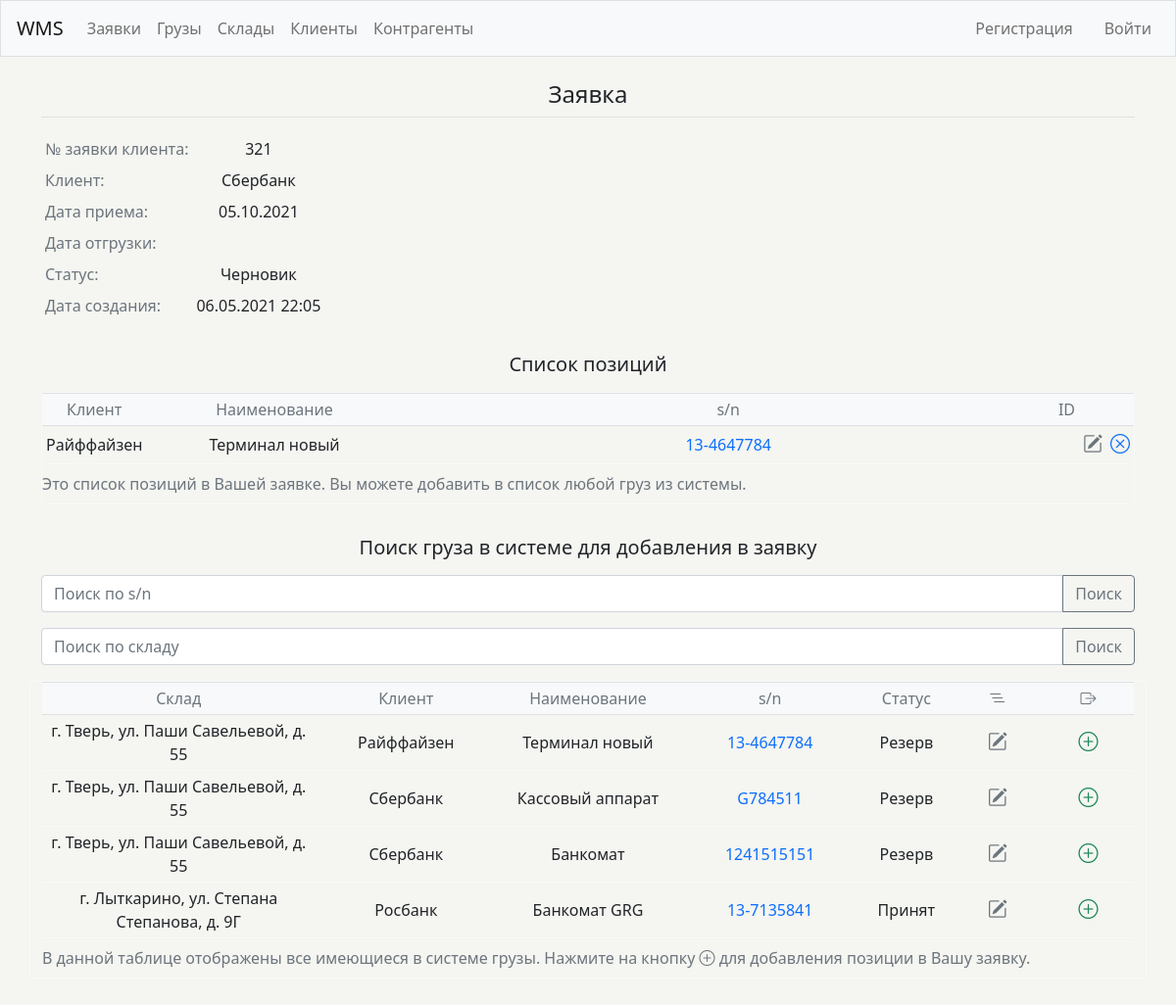
/order/13/, run on the app's committed database.
### wms/models.py (models this page shows, shortened)
class Order(models.Model):
    logistic_order = models.CharField(max_length=200)
    client = models.ForeignKey(Client, on_delete=models.SET_NULL, blank=True, null=True)
    customer = models.ForeignKey(Customer, on_delete=models.SET_NULL, blank=True, null=True)
    storage = models.ForeignKey(Storage, on_delete=models.SET_NULL, null=True)
    status = models.CharField(
        max_length=10,
        choices=OrderStatus.choices,
        default=OrderStatus.draft,
    )
    date_in = models.DateField('Дата приема', blank=True, null=True)
    date_out = models.DateField('Дата отгрузки', blank=True, null=True)
    driver = models.CharField(max_length=200, blank=True, null=True)
    driver_car = models.CharField(max_length=200, blank=True, null=True)
    storage_order = models.CharField(max_length=200, blank=True, null=True)
    date_created = models.DateTimeField('date published', auto_now_add=True)

class Client(models.Model):
    name = models.CharField(max_length=200)
    pub_date = models.DateTimeField('date published', auto_now_add=True)
    def __str__(self):
        return self.name

class OrderItem(models.Model):
    atm = models.ForeignKey(Atm, on_delete=models.SET_NULL, null=True)
    order = models.ForeignKey(Order, on_delete=models.SET_NULL, null=True)
    date_added = models.DateTimeField(auto_now_add=True)

class Atm(models.Model):
    status = models.CharField(
        max_length=10,
        choices=Status.choices,
        default=Status.in_reserve,
    )
    client = models.ForeignKey(Client, on_delete=models.SET_NULL, null=True)
    storage = models.ForeignKey(Storage, on_delete=models.SET_NULL, null=True)
    name = models.CharField(max_length=200)
    serial_num = models.CharField(max_length=200)
    atm_id = models.CharField(max_length=200, blank=True, null=True)
    size = models.CharField(
        max_length=10,
        choices=Size.choices,
        default=Size.EUR,
    )
    commentary = models.CharField(max_length=200, blank=True, null=True)

class Storage(models.Model):
    contractor = models.ForeignKey(Contractor, on_delete=models.SET_NULL, null=True)
    address = models.CharField(max_length=200)
    rate_pallet = models.DecimalField(max_digits=9999, decimal_places=2, null=True)
    rate_oversize_pallet = models.DecimalField(max_digits=9999, decimal_places=2, null=True)
    rate_volume = models.DecimalField(max_digits=9999, decimal_places=2, null=True)
    rate_in = models.DecimalField(max_digits=9999, decimal_places=2, null=True)
    rate_out = models.DecimalField(max_digits=9999, decimal_places=2, null=True)
    rate_oversize_in = models.DecimalField(max_digits=9999, decimal_places=2, null=True)
    rate_oversize_out = models.DecimalField(max_digits=9999, decimal_places=2, null=True)
    def __str__(self):
        return self.address

### wms/views.py (the view)
# urls.py: path('order/<int:order_id>/', views.order, name='order'),
def order(request, order_id):
    order = Order.objects.get(id=order_id)
    atms = Atm.objects.all().order_by('storage')
    items = OrderItem.objects.filter(order=order)
    myFilter = AtmFilter(request.GET, queryset=atms)
    atms = myFilter.qs
    atms_paginator = Paginator(atms, 5)
    atms_page_number = request.GET.get('page')
    atms_page_obj = atms_paginator.get_page(atms_page_number)
    context = {'order_id': order_id, 'order': order,
        'orders': orders, 'items': items, 'atms': atms,
        'myFilter': myFilter, 'atms_page_obj': atms_page_obj}
    return render(request, 'wms/order.html', context)

### wms/templates/wms/order.html (shortened to what this page needs)
{% extends "wms/base.html" %}
{% block page_header %}
  <h4 class="text-center fw-normal">Заявка</h4>
{% endblock page_header %}
{% block content %}
  <div class="row">
    <div class="col mt-2">
      <table class="table table-sm table-hover table-responsive table-borderless w-100 d-block">
        <tbody class="text-center fw-normal">
          <tr>
            <td class="text-left text-muted">№ заявки клиента:</td>
            <td>{{ order.logistic_order }}</td>
          </tr>
          <tr>
            <td class="text-left text-muted">Клиент:</td>
            <td>{{ order.client }}</td>
          </tr>
          <tr>
            <td class="text-left text-muted">Дата приема:</td>
            <td>{{ order.date_in|date:'d.m.Y' }}</td>
          </tr>
          <tr>
            <td class="text-left text-muted">Дата отгрузки:</td>
            <td>{{ order.date_out|date:'d.m.Y' }}</td>
          </tr>
          <tr>
            <td class="text-left text-muted">Статус:</td>
            <td>{{ order.status }}</td>
          </tr>
          <tr>
            <td class="text-left text-muted">Дата создания:</td>
            <td>{{ order.date_created|date:'d.m.Y H:m' }}</td>
          </tr>
        </tbody>
      </table>
    </div>
  </div>
    <div class="row">
      <div class="col">
        <table class="table table-sm table-hover table-responsive table-borderless w-100 d-block table-bordered border-light caption">
          <h5 class="text-center fw-normal mt-3 mb-3">Список позиций</h5>
          <caption class="fw-light">Это список позиций в Вашей заявке. Вы можете добавить в список любой груз из системы.</caption>
          <thead class="table-light text-center">
            <tr>
              <th class="col-1 align-middle fw-normal text-muted">Клиент</th>
              <th class="col-3 align-middle fw-normal text-muted">Наименование</th>
              <th class="col align-middle fw-normal text-muted">s/n</th>
              <th class="col-1 align-middle fw-normal text-muted">ID</th>
              <th class="col-1 align-middle fw-normal"></th>
              <th class="col-1 align-middle fw-normal"></th>
            </tr>
          </thead>
          <tbody>
            {% for item in items %}
              <tr class="text-center">
                <td class="col-1 align-middle text-center">{{ item.atm.client }}</td>
                <td class="col-3 align-middle text-center">{{ item.atm.name }}</td>
                <td class="col text-center align-middle">
                  <a class="text-decoration-none" href="{% url 'wms:atm' item.atm.id %}">{{ item.atm.serial_num }}</a>
                </td>
                {% if item.atm.atm_id == None %}
                <td class="col-1 text-center align-middle"></td>
                {% else %}
                <td class="col-1 text-center align-middle">{{ item.atm.atm_id }}</td>
                {% endif %}
                <td class="col-1 text-center align-middle">
                  <a class="link-secondary" href="{% url 'wms:update_atm' item.atm.id %}"><i class="bi bi-pencil-square fs-5" title="Изменить"></i></a>
                </td>
                <td class="col-1 text-center align-middle">
                  <a class="link-primary" href="{% url 'wms:delete_orderitem_from_list' item.id %}"><i class="bi bi-x-circle fs-5" title="Исключить из заявки"></i></a>
                </td>
              </tr>
            {% empty %}
              <tr>
                <td class="text-center text-muted" colspan="10">Не добавлено ни одной позиции. Добавьте первый груз.</td>
              </tr>
            {% endfor %}
          </tbody>
        </table>
      </div>
    </div>
  </div>
  <div class="row">
    <div class="col">
      <h5 class="text-center fw-normal mt-3 mb-3">Поиск груза в системе для добавления в заявку</h5>
      <form method="get">
        <div class="input-group mb-3">
          {{myFilter.form.serial_num}}
          <button class="btn btn-outline-secondary" type="submit" id="button-addon1">Поиск</button>
        </div>
        <div class="input-group mb-3">
          {{myFilter.form.storage}}
          <button class="btn btn-outline-secondary" type="submit" id="button-addon1">Поиск</button>
        </div>
      </form>
    </div>
  </div>
  <div class="row">
    <table class="table table-sm table-hover table-responsive table-borderless w-100 d-block table-bordered border-light caption">
      <caption class="fw-light">В данной таблице отображены все имеющиеся в системе грузы. Нажмите на кнопку <i class="bi bi-plus-circle"></i> для добавления позиции в Вашу заявку.</caption>
      <thead class="table-light text-center text-muted">
        <tr>
          <th class="align-middle fw-normal">Склад</th>
          <th class="align-middle fw-normal">Клиент</th>
          <th class="align-middle fw-normal">Наименование</th>
          <th class="align-middle fw-normal">s/n</th>
          <th class="align-middle fw-normal">Статус</th>
          <th class="align-middle fw-normal"><i class="bi bi-list-nested"></i></th>
          <th class="align-middle fw-normal"><i class="bi bi-box-arrow-right"></i></th>
        </tr>
      </thead>
      <tbody>
        {% for atm in atms_page_obj %}
          <tr class="text-center fw-normal">
            <td class="col-3 align-middle">{{ atm.storage }}</td>
            <td class="col-2 align-middle">{{ atm.client }}</td>
            <td class="col-2 align-middle">{{ atm.name }}</td>
            <td class="col-2 align-middle">
              <a class="text-decoration-none" href="{% url 'wms:atm' atm.id %}">{{ atm.serial_num }}</a>
            </td>
            <td class="col-1 align-middle">{{ atm.status }}</td>
            <td class="col-1 align-middle">
              <a class="link-secondary" href="{% url 'wms:update_atm' atm.id %}"><i class="bi bi-pencil-square fs-5" title="Изменить"></i></a>
            </td>
            <td class="col-1 align-middle">
              <a class="link-success" href="{% url 'wms:new_order_item' order_id atm.id %}"><i class="bi bi-plus-circle fs-5" title="Добавить в заявку"></i></a>
            </td>
          </tr>
        {% empty %}
          <tr>
            <td>Ничего не найдено.</td>
          </tr>
        {% endfor %}
      </tbody>
    </table>
  </div>
{% endblock content %}

### data on the page
Order: logistic_order "321", client "Сбербанк", date_in "05.10.2021", status "Черновик", date_created "06.05.2021 22:05"
OrderItem: atm.client "Райффайзен", atm.name "Терминал новый", atm.serial_num "13-4647784"
Atm: storage "г. Тверь, ул. Паши Савельевой, д. 55", client "Райффайзен", name "Терминал новый", serial_num "13-4647784", status "Резерв"
Atm: storage "г. Тверь, ул. Паши Савельевой, д. 55", client "Сбербанк", name "Кассовый аппарат", serial_num "G784511", status "Резерв"
Atm: storage "г. Тверь, ул. Паши Савельевой, д. 55", client "Сбербанк", name "Банкомат", serial_num "1241515151", status "Резерв"
Atm: storage "г. Лыткарино, ул. Степана Степанова, д. 9Г", client "Росбанк", name "Банкомат GRG", serial_num "13-7135841", status "Принят"
